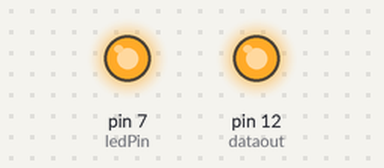
The sketch below on a simulated Arduino Uno, built with avr-gcc and run on an emulated ATmega328P. Shown: output pins drawn as LEDs (lit = HIGH).

Above: at 1.0 s.
At 3.0 s:
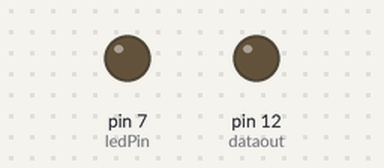
Timing chart, 0 to 5.2 s (numbered marks = the images above):
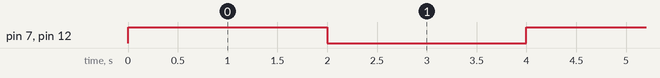

Measured:
- by itself, pin 7 (ledPin), pin 12 (dataout): alternates HIGH for 2.0 s and LOW for 2.0 s

The sketch:

Transmitter_Code.ino
```cpp
#define dataout 12
#define ledPin 7

 void setup()
 {
   pinMode(dataout, OUTPUT);
   pinMode(ledPin, OUTPUT);
 }

 void loop()
 {

     digitalWrite(dataout, HIGH);
     digitalWrite(ledPin, HIGH);
     delay(2000);

     digitalWrite(dataout,LOW);
     digitalWrite(ledPin, LOW);
     delay(2000);

 }
```
